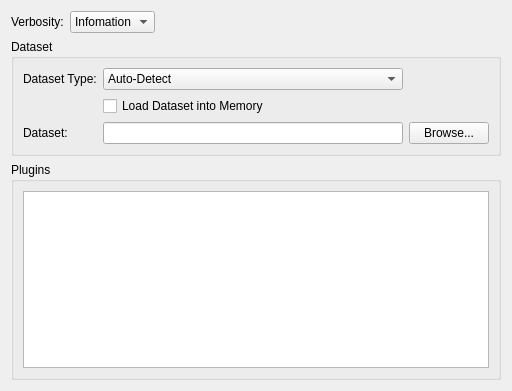
<?xml version="1.0" encoding="UTF-8"?>
<ui version="4.0">
 <author>Morteza Ansarinia</author>
 <class>PCAPageWidget</class>
 <widget class="QWidget" name="PCAPageWidget">
  <property name="geometry">
   <rect>
    <x>0</x>
    <y>0</y>
    <width>512</width>
    <height>391</height>
   </rect>
  </property>
  <property name="minimumSize">
   <size>
    <width>450</width>
    <height>300</height>
   </size>
  </property>
  <property name="windowTitle">
   <string>Form</string>
  </property>
  <layout class="QFormLayout" name="formLayout">
   <property name="fieldGrowthPolicy">
    <enum>QFormLayout::FieldsStayAtSizeHint</enum>
   </property>
   <property name="formAlignment">
    <set>Qt::AlignLeading|Qt::AlignLeft|Qt::AlignTop</set>
   </property>
   <item row="0" column="0">
    <widget class="QLabel" name="vecbosityLbl">
     <property name="text">
      <string>Verbosity:</string>
     </property>
    </widget>
   </item>
   <item row="0" column="1">
    <widget class="QComboBox" name="comboBox">
     <item>
      <property name="text">
       <string>Infomation</string>
      </property>
      <property name="icon">
       <iconset resource="../KD2.qrc">
        <normaloff>:/resources/green-dot.png</normaloff>:/resources/green-dot.png</iconset>
      </property>
     </item>
     <item>
      <property name="text">
       <string>Error</string>
      </property>
      <property name="icon">
       <iconset resource="../KD2.qrc">
        <normaloff>:/resources/red-dot.png</normaloff>:/resources/red-dot.png</iconset>
      </property>
     </item>
     <item>
      <property name="text">
       <string>Debug</string>
      </property>
      <property name="icon">
       <iconset resource="../KD2.qrc">
        <normaloff>:/resources/yellow-dot.png</normaloff>:/resources/yellow-dot.png</iconset>
      </property>
     </item>
    </widget>
   </item>
   <item row="2" column="0" colspan="2">
    <widget class="QGroupBox" name="groupBox">
     <property name="title">
      <string>Dataset</string>
     </property>
     <layout class="QGridLayout" name="gridLayout">
      <item row="0" column="0">
       <widget class="QLabel" name="label_2">
        <property name="text">
         <string>Dataset Type:</string>
        </property>
       </widget>
      </item>
      <item row="3" column="0">
       <widget class="QLabel" name="label_3">
        <property name="text">
         <string>Dataset:</string>
        </property>
       </widget>
      </item>
      <item row="0" column="1">
       <widget class="QComboBox" name="datasetTypeComboBox">
        <item>
         <property name="text">
          <string>Auto-Detect</string>
         </property>
        </item>
        <item>
         <property name="text">
          <string>Comma Seperated File</string>
         </property>
        </item>
        <item>
         <property name="text">
          <string>Tab Seperated File</string>
         </property>
        </item>
       </widget>
      </item>
      <item row="3" column="1">
       <widget class="QLineEdit" name="lineEdit">
        <property name="text">
         <string/>
        </property>
        <property name="readOnly">
         <bool>true</bool>
        </property>
       </widget>
      </item>
      <item row="3" column="2">
       <widget class="QPushButton" name="browseForDatasetBtn">
        <property name="text">
         <string>Browse...</string>
        </property>
       </widget>
      </item>
      <item row="2" column="1">
       <widget class="QCheckBox" name="checkBox">
        <property name="text">
         <string>Load Dataset into Memory</string>
        </property>
       </widget>
      </item>
     </layout>
    </widget>
   </item>
   <item row="3" column="0" colspan="2">
    <widget class="QGroupBox" name="groupBox_2">
     <property name="title">
      <string>Plugins</string>
     </property>
     <layout class="QVBoxLayout" name="verticalLayout">
      <item>
       <widget class="QListWidget" name="pluginsListwidget"/>
      </item>
     </layout>
    </widget>
   </item>
  </layout>
 </widget>
 <resources>
  <include location="../KD2.qrc"/>
 </resources>
 <connections/>
</ui>
